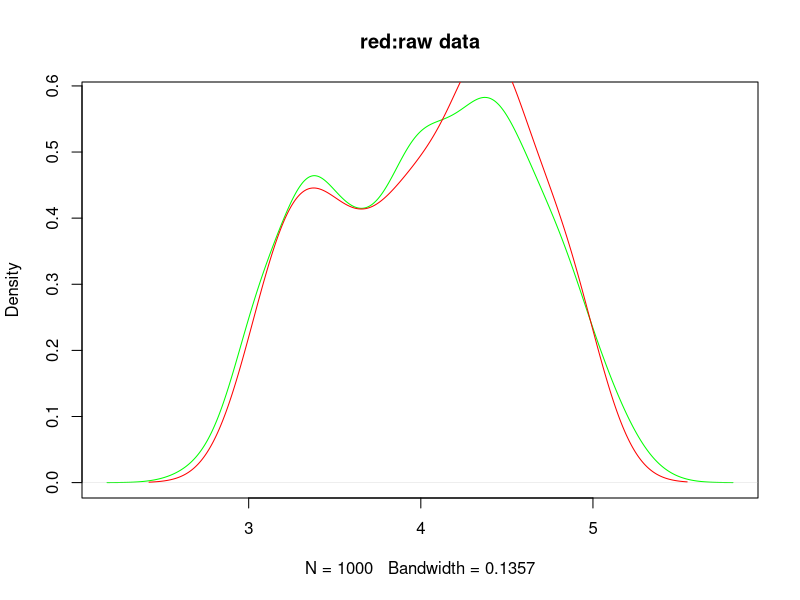
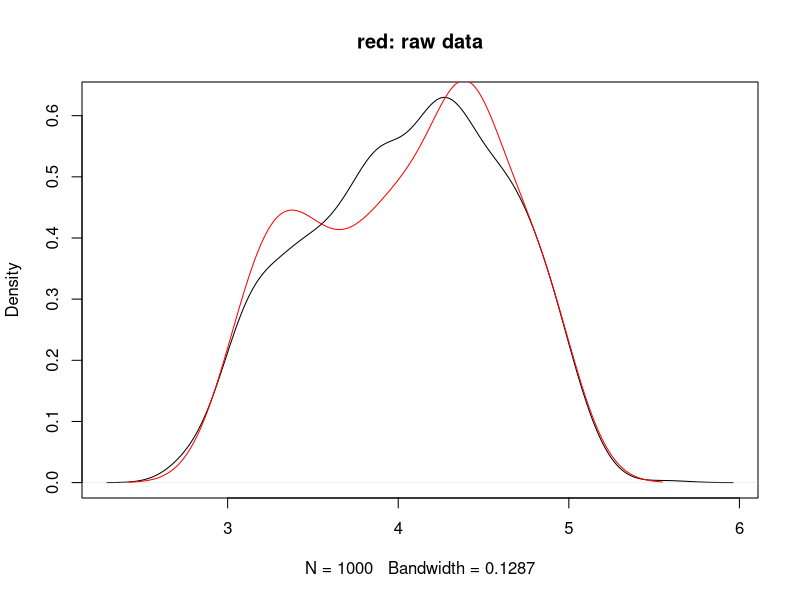

The R script that drew these images, in order:
# Take a sample from original data with gaussian kernel

KDE.r <- function(n, x, bw, kernel = 'gaussian'){
  if (missing(bw)){
    bw = density(x)$bw
  }
  rkernel = rnorm(n, 0, sd = bw)
  sample(x, n, replace=TRUE) + rkernel
}

#  the new generated numbers
KDE.density <- function(KDE_output, x){
  plot(density(KDE_output), col="green", main = 'red:raw data')
  lines(density(x), col="red")
}

# Example:
n = 100
x <- runif(100,3,5)
bw = density(x)$bw
y = KDE.r(n = 1000, x, bw)


KDE.density(KDE_output = y, x = x)

# ---------------------- Use 'ks' package to do the same thing
library(ks)
x2 <- x
y2 <- rkde(fhat=kde(x=x2, h=hpi(x2)), n=1000)
plot(density(y2), main = 'red: raw data')
lines(density(x), col="red")
